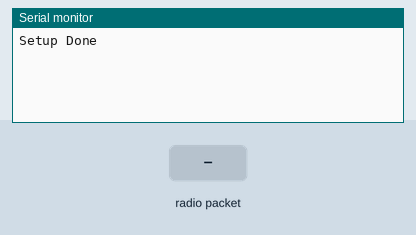
Bench run of a sketch on a simulated ESP32. Shown: the last lines printed to the serial monitor. Inputs (shaded band) come from the test bench. No radio packets arrive unless stated.

Above: at 1.2 s.
1.3 s: radio packet "1" arrives
At 1.8 s:
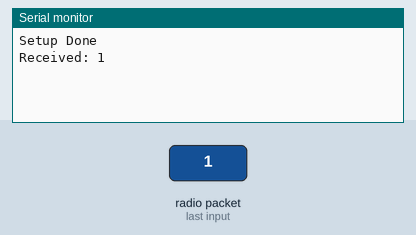
2.8 s: radio packet "0" arrives
At 4.0 s:
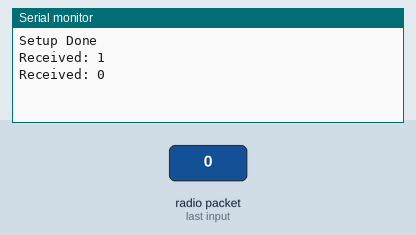
4.3 s: radio packet "2" arrives
At 5.3 s:
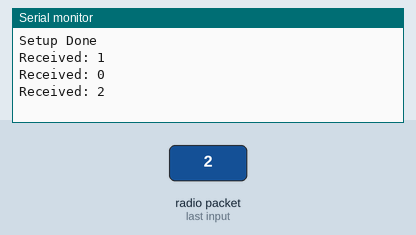

Measured:
- after the input at 1.3 s, the serial monitor: prints a new line at once (image 1)
- after the input at 2.8 s, the serial monitor: prints a new line at once (image 2)
- after the input at 4.3 s, the serial monitor: prints a new line at once (image 3)

The sketch:

NRF_Receiver.ino
```cpp
#include <SPI.h>
#include <nRF24L01.h>
#include <RF24.h>

// Custom HSPI Pins
#define CE_PIN 26
#define CSN_PIN 27

RF24 radio(CE_PIN, CSN_PIN);

// Custom SPI instance for HSPI
SPIClass SPI_HSPI(HSPI);

const byte address[6] = "00001";

void setup() {
    Serial.begin(115200);

    // Initialize HSPI with custom pins
    SPI_HSPI.begin(14, 12, 13, 27);  // SCK, MISO, MOSI, CS
    radio.begin(&SPI_HSPI);

    radio.setPALevel(RF24_PA_HIGH);
    radio.setDataRate(RF24_250KBPS);
    radio.openReadingPipe(1, address);
    radio.startListening(); // Set as receiver
    Serial.println("Setup Done");
}

void loop() {
    //Serial.println("loop");
    if (radio.available()) {
        char receivedText[32] = "";
        radio.read(&receivedText, sizeof(receivedText));

        Serial.print("Received: ");
        Serial.println(receivedText);
    }
}
```
